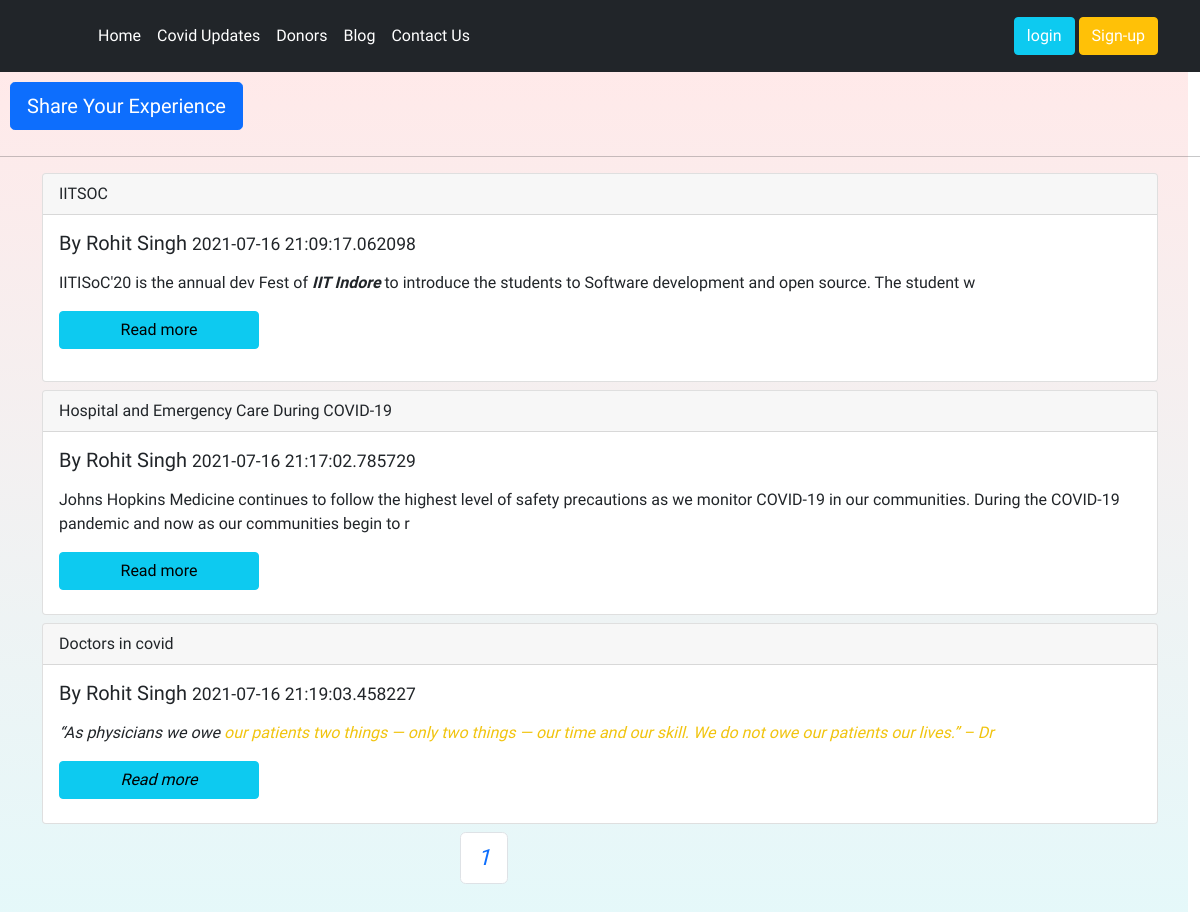
Before: /blog/ with the older database file.
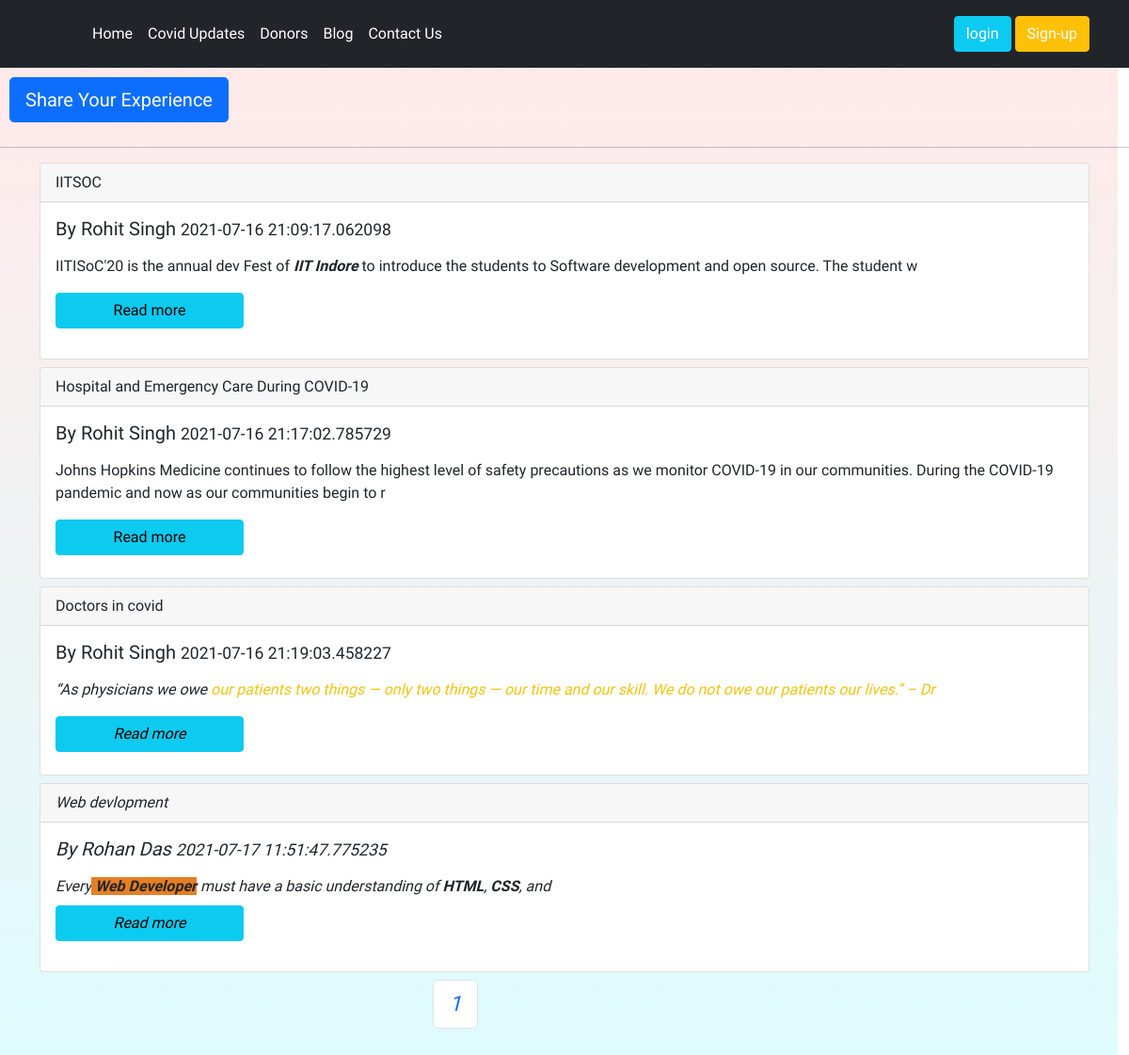
After: the same page with the newer database file.
### blog/models.py (models this page shows, shortened)
class Post(models.Model):
    sno=models.AutoField(primary_key=True)
    title=models.CharField(max_length=255)
    author=models.CharField(max_length=50)
    authorUsername=models.CharField(max_length=50, default="")
    Timestamp=models.CharField(max_length=50)
    content=models.TextField()

### blog/views.py (the view)
# urls.py: path('', views.blogHome, name='blogHome'),
def blogHome(request):
    post = Post.objects.all().order_by('sno')
    paginator = Paginator(post, 4)
    Page_number = request.GET.get('page')
    Page_obj = paginator.get_page(Page_number)
    return render(request, 'blog/blogHome.html', {"page_obj": Page_obj})

### templates/blog/blogHome.html (shortened to what this page needs)
{% extends 'base.html' %}
{% block body %}
<a href="/blog/addblog">
  <button type="button" id="share" class="btn btn-lg btn-primary">Share Your Experience</button>
</a>
<hr>
<div class="container">
  {% for post in page_obj %}
  <div class="card my-2 cardd {% cycle 'left1' 'right1' 'left2' 'right2' %}">
    <div class="card-header">
      {{post.title}}
    </div>
    <div class="card-body">
      <h5 class="card-title">By {{post.author}} <small>{{post.Timestamp}} </small></h5>
      <p class="card-text">
        {% autoescape off %}{{post.content|slice:200}}{% endautoescape %}
      </p>
      <a href="/blog/{{post.sno}}" class="btn btn-info my-2 block">Read more</a>
    </div>
  </div>
  {% endfor %}
  <div id="pagination">
    <nav aria-label="Page navigation example">
      <ul class="pagination">
        <li class="page-item  right2"><a class="page-link" href="#">{{page_obj.number}}</a></li>
      </ul>
    </nav>
  </div>
</div>
{% endblock %}

### templates/base.html (shortened to what this page needs)
<!DOCTYPE html>
<html lang="en">
<head>
  <link href="https://cdn.jsdelivr.net/npm/bootstrap@5.0.2/dist/css/bootstrap.min.css" rel="stylesheet"
>
</head>
<body>
  <div id="j">
    <header  class="p-3 bg-dark text-white">
      <div id="navbar" class="container">
        <div id="navbar2" class="d-flex flex-wrap align-items-center justify-content-center justify-content-lg-start">
          <a href="/" class="d-flex align-items-center mb-2 mb-lg-0 text-white text-decoration-none">
            <svg class="bi me-2" width="40" height="32" role="img" aria-label="Bootstrap">
              <use xlink:href="#bootstrap">
              </use>
            </svg>
          </a>
          <ul class="nav col-12 col-lg-auto me-lg-auto mb-2 justify-content-center mb-md-0" id="List">
            <li><a href="/" class="nav-link px-2 text-white">Home</a></li>
            <li id="z"><a href="/covidupdates" class="nav-link px-2 text-white">Covid Updates</a></li>
            <li><a href="/donors" class="nav-link px-2 text-white">Donors</a></li>
            <li><a href="/blog" class="nav-link px-2 text-white">Blog</a></li>
            <li><a href="/contactus" class="nav-link px-2 text-white">Contact Us</a></li>
          </ul>
          {% if request.user.is_authenticated %}
          <a href="/profile" class="btn btn-info">{{request.user}}</a>
          <!-- <script type="text/javascript">
            var a = "{{request.user}}";
            console.log(a);
         </script> -->
          {% else %}
          <div class="text-end">
            <button type="button" class="btn btn-info"><a href="/login">login</a></button>
            <button type="button" class="btn btn-warning"> <a href="/nusignup">Sign-up</a> </button>
          </div>
          {% endif %}
        </div>
      </div>
    </header>
  </div>
  {% block body %}
  {% endblock body %}
</body>
</html>

### templates/blog/blogHome.html (style rules this page uses)
#pagination { margin: auto; width: 200px; zoom: 1.4; }
#share { margin: 10px; }
.left1 { animation: left1 0.3s ease-out 1 forwards; }
.right1 { position: relative; right: -200px; visibility: hidden; animation: right1 0.3s ease-out 1 0.2s forwards; }
.left2 { animation: left1 0.3s ease-out 1 0.5s forwards; right: 200px; visibility: hidden; }
.right2 { position: relative; right: -200px; visibility: hidden; animation: right1 0.3s ease-in 1 0.7s forwards; }
.block { display: block; width: 200px; }

### templates/base.html (style rules this page uses)
* { font-family: 'Baloo Bhai 2', cursive; padding: 0; margin: 0; z-index: 1; }
#j { -webkit-transition: all 0.5s ease-in-out; -moz-transition: all 0.5s ease-in-out; -o-transition: all 0.5s ease-in-out; transition: all 0.5s ease-in-out; transition: all 2s ease-in-out; height: auto; overflow: hidden; }
a { text-decoration: none; color: white; font: weight 9px; }

Changed rows visible on the page:
added Post: title "Web devlopment", author "Rohan Das", Timestamp "2021-07-17 11:51:47.775235", content "Every Web Developer must have a basic understanding of HTML , CSS , and"
